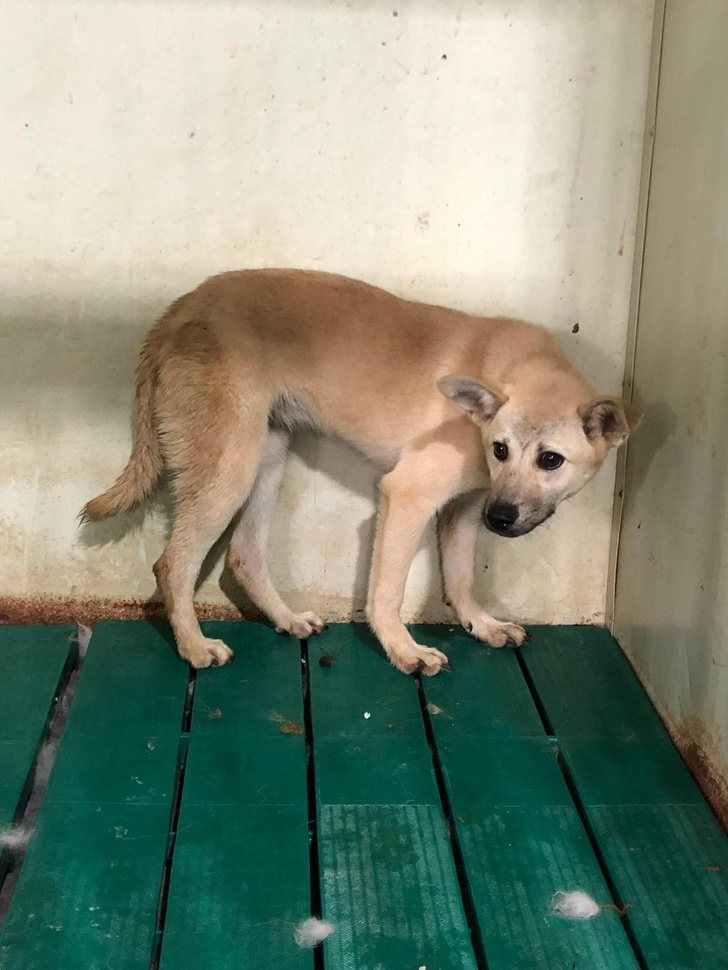
#> input picture DogFaceNet-Project/sample_animals/dog.jpg, 728 x 970 px, shrunk from 1300 x 1733 before the run
$ python animal_face_detector.py
#> lines starting #> are read from the running program, lines starting #| are printed output that depends on the picture; after the words box and inside, x2 and y2 are one past the last pixel; in counts of white or black regions, pixels touching at a corner belong together
#!/usr/bin/env python3
"""
동물 얼굴 탐지 모듈
OpenCV의 Haar Cascade와 MTCNN을 활용한 동물 얼굴 검출
"""
import cv2
import numpy as np
from pathlib import Path
import matplotlib.pyplot as plt
import matplotlib.patches as patches
from PIL import Image
import io

# 선택적 import
MTCNN_AVAILABLE = False
try:
    from mtcnn import MTCNN
    MTCNN_AVAILABLE = True
except ImportError:
    pass

class AnimalFaceDetector:
    def __init__(self):
        """동물 얼굴 탐지기 초기화"""
        self.haar_cascades = {}
        self.mtcnn_detector = None
        self.load_detectors()
#> (the call stopped at in load_detectors, `self.mtcnn_detector = MTCNN()`: mtcnn is not available in this run)

    def load_detectors(self):
        """탐지기들 로드"""
        print("동물 얼굴 탐지기 초기화 중...")

        # OpenCV 기본 얼굴 탐지기 로드
        try:
            face_cascade_path = cv2.data.haarcascades + 'haarcascade_frontalface_default.xml'
            self.haar_cascades['human_face'] = cv2.CascadeClassifier(face_cascade_path)
            print("OK OpenCV Haar Cascade 로드 완료")
        except Exception as e:
            print(f"Haar Cascade 로드 실패: {e}")

        # MTCNN 로드 (사람 얼굴용이지만 동물에도 어느정도 효과)
        if MTCNN_AVAILABLE:
            try:
                self.mtcnn_detector = MTCNN()
                print("OK MTCNN 탐지기 로드 완료")
            except Exception as e:
                print(f"MTCNN 로드 실패: {e}")
        else:
            print("MTCNN 라이브러리 없음 (pip install mtcnn)")

    def detect_faces_opencv(self, image_path, method='haar'):
        """OpenCV를 사용한 얼굴 탐지 (시각적 개선 버전)"""
#> called with method = 'haar'
        try:
            # 이미지 로드
            image = cv2.imread(str(image_path))
#> image is the input picture: shape (970, 728, 3); mean B, G, R 120.7, 139.1, 130
            if image is None:
                return None, "이미지 로드 실패"

            gray = cv2.cvtColor(image, cv2.COLOR_BGR2GRAY)
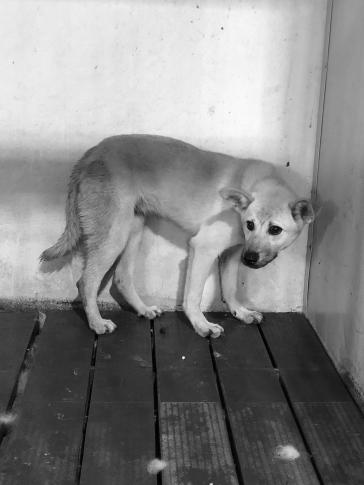
#> gray: shape (970, 728) (shown at 1/2 size); min 0, max 252, mean 134.3

            detected_faces = []

            if method == 'haar' and 'human_face' in self.haar_cascades:
                # Haar Cascade 사용 (파라미터 개선)
                faces = self.haar_cascades['human_face'].detectMultiScale(
                    gray,
                    scaleFactor=1.05,  # 더 세밀한 스케일
                    minNeighbors=3,    # 더 민감하게
                    minSize=(20, 20),  # 더 작은 얼굴도 탐지
                    maxSize=(500, 500),  # 최대 크기 제한
                    flags=cv2.CASCADE_SCALE_IMAGE
                )
#> faces = [[142, 399, 51, 51], [351, 528, 93, 93], [74, 802, 108, 108]]

                for i, (x, y, w, h) in enumerate(faces):
                    # 크기 기반 신뢰도 계산
                    area = w * h
                    img_area = image.shape[0] * image.shape[1]
                    size_ratio = area / img_area
                    confidence = min(0.95, 0.6 + size_ratio * 2)  # 크기가 클수록 높은 신뢰도

                    detected_faces.append({
                        'method': 'Haar Cascade',
                        'bbox': (x, y, w, h),
                        'confidence': confidence,
                        'id': i + 1,
                        'area': area
                    })
#> this loop made 3 passes
#> (x, y, w, h, area, size_ratio, confidence) on passes 1 to 3: (142, 399, 51, 51, 2601, 0.00368, 0.607), (351, 528, 93, 93, 8649, 0.0122, 0.624), (74, 802, 108, 108, 11664, 0.0165, 0.633)
#> after the loop, detected_faces = 3 items

            elif method == 'contour':
                # 윤곽선 기반 탐지 (간단한 대안)
                detected_faces = self._detect_faces_contour(gray)

            # 시각적으로 개선된 결과 이미지 생성
            result_image = self._draw_enhanced_detections(image, detected_faces, method)

            return result_image, detected_faces

        except Exception as e:
            return None, f"탐지 중 오류: {e}"

    def _draw_enhanced_detections(self, image, faces, method):
        """시각적으로 개선된 탐지 결과 그리기"""
#> called with method = 'haar'
        result_image = image.copy()

        # 색상 테마 설정
        colors = [
            (0, 255, 0),    # 초록 (기본)
            (255, 0, 0),    # 빨강 (높은 신뢰도)
            (0, 165, 255),  # 주황 (중간 신뢰도)
            (255, 255, 0),  # 시안 (낮은 신뢰도)
            (255, 0, 255),  # 마젠타
        ]

        for i, face in enumerate(faces):
            x, y, w, h = face['bbox']
            confidence = face.get('confidence', 0.5)
            face_id = face.get('id', i + 1)

            # 신뢰도에 따른 색상 선택
            if confidence > 0.8:
                color = colors[1]  # 빨강 (높은 신뢰도)
                thickness = 3
            elif confidence > 0.6:
                color = colors[0]  # 초록 (중간 신뢰도)
                thickness = 2
            else:
                color = colors[2]  # 주황 (낮은 신뢰도)
                thickness = 2

            # 메인 바운딩 박스 그리기
            cv2.rectangle(result_image, (x, y), (x+w, y+h), color, thickness)

            # 모서리 강조 (코너 마커)
            corner_length = min(w, h) // 8
            # 왼쪽 위
            cv2.line(result_image, (x, y), (x + corner_length, y), color, thickness + 1)
            cv2.line(result_image, (x, y), (x, y + corner_length), color, thickness + 1)
            # 오른쪽 위
            cv2.line(result_image, (x + w, y), (x + w - corner_length, y), color, thickness + 1)
            cv2.line(result_image, (x + w, y), (x + w, y + corner_length), color, thickness + 1)
            # 왼쪽 아래
            cv2.line(result_image, (x, y + h), (x + corner_length, y + h), color, thickness + 1)
            cv2.line(result_image, (x, y + h), (x, y + h - corner_length), color, thickness + 1)
            # 오른쪽 아래
            cv2.line(result_image, (x + w, y + h), (x + w - corner_length, y + h), color, thickness + 1)
            cv2.line(result_image, (x + w, y + h), (x + w, y + h - corner_length), color, thickness + 1)

            # 중심점 표시
            center_x, center_y = x + w//2, y + h//2
            cv2.circle(result_image, (center_x, center_y), 3, color, -1)

            # 정보 박스 배경
            label = f"Face #{face_id}"
            confidence_text = f"{confidence:.1%}"
            size_text = f"{w}x{h}"

            # 텍스트 크기 계산
            font = cv2.FONT_HERSHEY_SIMPLEX
            font_scale = 0.5
            font_thickness = 1

            # 텍스트들의 크기 계산
            (text_w1, text_h1), _ = cv2.getTextSize(label, font, font_scale, font_thickness)
            (text_w2, text_h2), _ = cv2.getTextSize(confidence_text, font, font_scale, font_thickness)
            (text_w3, text_h3), _ = cv2.getTextSize(size_text, font, font_scale, font_thickness)

            max_text_width = max(text_w1, text_w2, text_w3)
            total_text_height = text_h1 + text_h2 + text_h3 + 20

            # 정보 박스 위치 계산
            info_x = max(0, min(x, result_image.shape[1] - max_text_width - 10))
            info_y = max(total_text_height, y - 10)

            # 반투명 배경 박스
            overlay = result_image.copy()
            cv2.rectangle(overlay,
                         (info_x - 5, info_y - total_text_height - 5),
                         (info_x + max_text_width + 10, info_y + 5),
                         (0, 0, 0), -1)
            cv2.addWeighted(overlay, 0.7, result_image, 0.3, 0, result_image)

            # 텍스트 그리기
            cv2.putText(result_image, label,
                       (info_x, info_y - text_h2 - text_h3 - 10),
                       font, font_scale, (255, 255, 255), font_thickness)

            cv2.putText(result_image, confidence_text,
                       (info_x, info_y - text_h3 - 5),
                       font, font_scale, color, font_thickness)

            cv2.putText(result_image, size_text,
                       (info_x, info_y),
                       font, font_scale, (200, 200, 200), font_thickness)
#> this loop made 3 passes
#> (x, y, w, h, confidence, corner_length, center_x, center_y) on passes 1 to 3: (142, 399, 51, 51, 0.607, 6, 167, 424), (351, 528, 93, 93, 0.624, 11, 397, 574), (74, 802, 108, 108, 0.633, 13, 128, 856)
#> pass 3, in _draw_enhanced_detections, `overlay = result_image.copy()`:
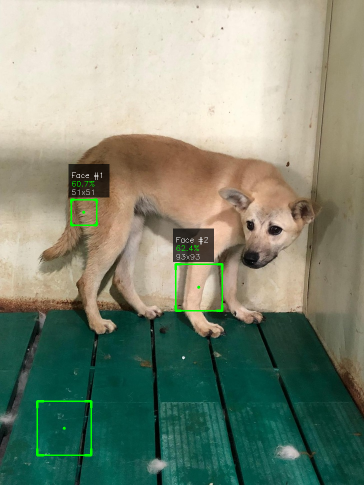
#> overlay: shape (970, 728, 3) (shown at 1/2 size); mean B, G, R 119.3, 138.7, 127.9
#> after the loop:
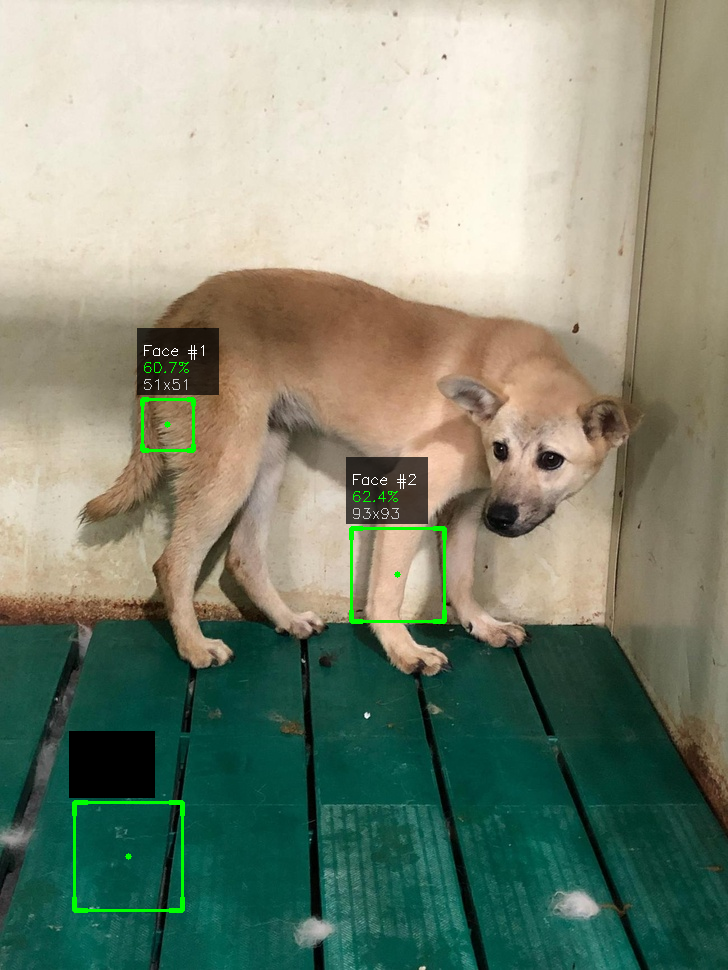
#> overlay: shape (970, 728, 3); 0.82% of pixels changed, all inside (x1, y1, x2, y2) = (69, 731, 155, 798)

        # 탐지 개수 표시 (상단)
        total_faces = len(faces)
#> total_faces = 3
#> (the rest of the program and of its run is left out)
